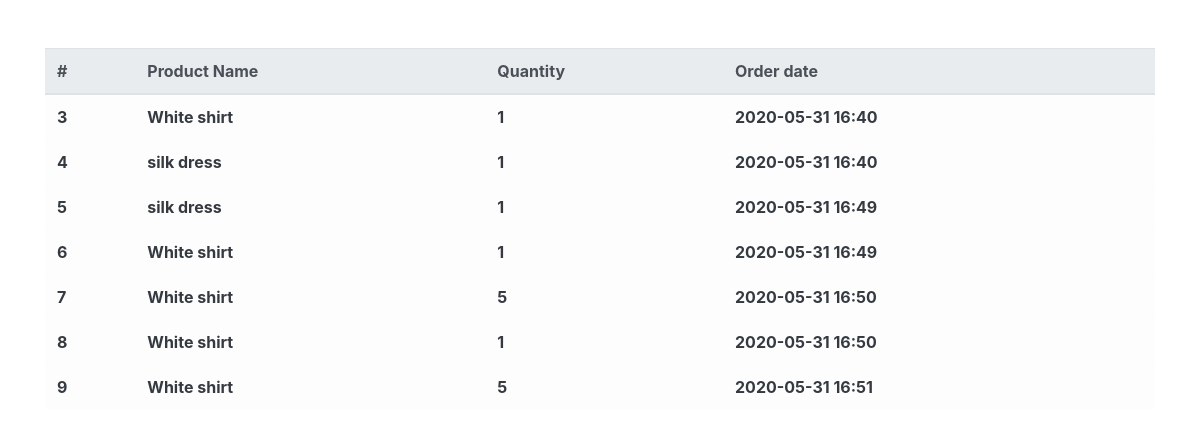
Screenshot of /order/ (signed in) with the database file from the repository.
### order/models.py (models this page shows, shortened)
class Order(models.Model):
  user = models.ForeignKey('user.User', on_delete=models.CASCADE, verbose_name='User')
  product = models.ForeignKey('product.Product', on_delete=models.CASCADE, verbose_name='Product')
  quantity = models.IntegerField(verbose_name='Quantity')
  register_date = models.DateTimeField(auto_now_add=True, verbose_name='Register Date')
  class Meta:
    db_table = 'Jamie\'s shop_order'
    verbose_name = 'Order'
    verbose_name_plural = 'Order'

### product/models.py (models this page shows)
class Product(models.Model):
  name = models.CharField(max_length=256, verbose_name='Product Name')
  price = models.IntegerField(verbose_name='Product Price')
  description = models.TextField(verbose_name='Product Description')
  stock = models.IntegerField(verbose_name='Stock')
  register_date = models.DateTimeField(auto_now_add=True, verbose_name='Register Date')
  def __str__(self):
    return self.name
  class Meta:
    db_table = 'Jamie\'s shop_Product'
    verbose_name = 'Product'
    verbose_name_plural = 'Product'

### order/views.py (the view)
# urls.py: path('order/', OrderList.as_view()),
@method_decorator(login_required, name='dispatch')
class OrderList(ListView):
  model = Order
  template_name = 'order.html'
  context_object_name = 'order_list'
  def get_queryset(self, **kwargs):
    queryset = Order.objects.filter(user__email=self.request.session.get('user'))
    return queryset

### order/templates/order.html
{% extends "base.html" %}
{% load humanize %}
{% block contents %}
<div class="row mt-5">
  <div class="col-12">
    <table class="table table-light">
      <thead class="thead-light">
        <tr>
          <th scope="col">#</th>
          <th scope="col">Product Name</th>
          <th scope="col">Quantity</th>
          <th scope="col">Order date</th>
        </tr>
      </thead>
      <tbody class="text-dark">
        {% for order in order_list %}
        <tr>
          <th scope="row">{{ order.id }}</th>
          <th>{{ order.product }}</th>
          <th>{{ order.quantity|intcomma }}</th>
          <th>{{ order.register_date|date:'Y-m-d H:i' }}</th>
        </tr>
        {% endfor %}
      </tbody>
    </table>
  </div>
</div>
{% endblock %}

### user/templates/base.html (shortened to what this page needs)
<html>
  <head>
    <link rel="stylesheet" href="https://stackpath.bootstrapcdn.com/bootstrap/4.5.0/css/bootstrap.min.css">
  </head>
  <body>
    <div class="container">
      {% block contents %}
      {% endblock %}
    </div>
  </body>
</html>

### rows the page displays
Order: id "3", product "White shirt", quantity "1", register_date "2020-05-31 16:40"
Order: id "4", product "silk dress", quantity "1", register_date "2020-05-31 16:40"
Order: id "5", product "silk dress", quantity "1", register_date "2020-05-31 16:49"
Order: id "6", product "White shirt", quantity "1", register_date "2020-05-31 16:49"
Order: id "7", product "White shirt", quantity "5", register_date "2020-05-31 16:50"
Order: id "8", product "White shirt", quantity "1", register_date "2020-05-31 16:50"
Order: id "9", product "White shirt", quantity "5", register_date "2020-05-31 16:51"
